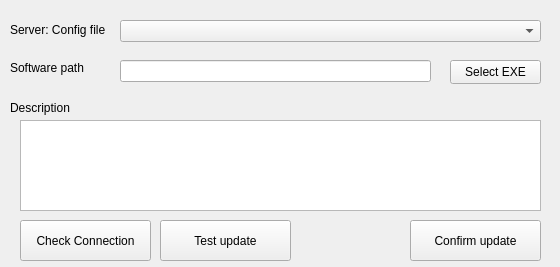
<?xml version="1.0" encoding="UTF-8"?>
<ui version="4.0">
 <class>MainWindow</class>
 <widget class="QMainWindow" name="MainWindow">
  <property name="geometry">
   <rect>
    <x>0</x>
    <y>0</y>
    <width>560</width>
    <height>267</height>
   </rect>
  </property>
  <property name="windowTitle">
   <string>Admin_updater</string>
  </property>
  <widget class="QWidget" name="centralwidget">
   <widget class="QPushButton" name="select_exe_pushButton">
    <property name="geometry">
     <rect>
      <x>450</x>
      <y>60</y>
      <width>91</width>
      <height>24</height>
     </rect>
    </property>
    <property name="text">
     <string>Select EXE</string>
    </property>
   </widget>
   <widget class="QPushButton" name="test_server_pushButton">
    <property name="geometry">
     <rect>
      <x>20</x>
      <y>220</y>
      <width>131</width>
      <height>41</height>
     </rect>
    </property>
    <property name="text">
     <string>Check Connection</string>
    </property>
   </widget>
   <widget class="QLineEdit" name="lineEdit">
    <property name="geometry">
     <rect>
      <x>120</x>
      <y>60</y>
      <width>311</width>
      <height>22</height>
     </rect>
    </property>
    <property name="readOnly">
     <bool>true</bool>
    </property>
   </widget>
   <widget class="QTextEdit" name="description_textEdit">
    <property name="geometry">
     <rect>
      <x>20</x>
      <y>120</y>
      <width>521</width>
      <height>91</height>
     </rect>
    </property>
   </widget>
   <widget class="QComboBox" name="config_file_comboBox">
    <property name="geometry">
     <rect>
      <x>120</x>
      <y>20</y>
      <width>421</width>
      <height>22</height>
     </rect>
    </property>
   </widget>
   <widget class="QLabel" name="sever_config_label">
    <property name="geometry">
     <rect>
      <x>10</x>
      <y>20</y>
      <width>101</width>
      <height>20</height>
     </rect>
    </property>
    <property name="text">
     <string>Server: Config file</string>
    </property>
   </widget>
   <widget class="QLabel" name="software_path_label">
    <property name="geometry">
     <rect>
      <x>10</x>
      <y>60</y>
      <width>81</width>
      <height>16</height>
     </rect>
    </property>
    <property name="text">
     <string>Software path</string>
    </property>
   </widget>
   <widget class="QLabel" name="description_label">
    <property name="geometry">
     <rect>
      <x>10</x>
      <y>100</y>
      <width>71</width>
      <height>16</height>
     </rect>
    </property>
    <property name="text">
     <string>Description</string>
    </property>
   </widget>
   <widget class="QPushButton" name="confirm_pushButton">
    <property name="geometry">
     <rect>
      <x>410</x>
      <y>220</y>
      <width>131</width>
      <height>41</height>
     </rect>
    </property>
    <property name="text">
     <string>Confirm update</string>
    </property>
   </widget>
   <widget class="QPushButton" name="test_pushButton">
    <property name="geometry">
     <rect>
      <x>160</x>
      <y>220</y>
      <width>131</width>
      <height>41</height>
     </rect>
    </property>
    <property name="text">
     <string>Test update</string>
    </property>
   </widget>
  </widget>
 </widget>
 <resources/>
 <connections/>
</ui>
